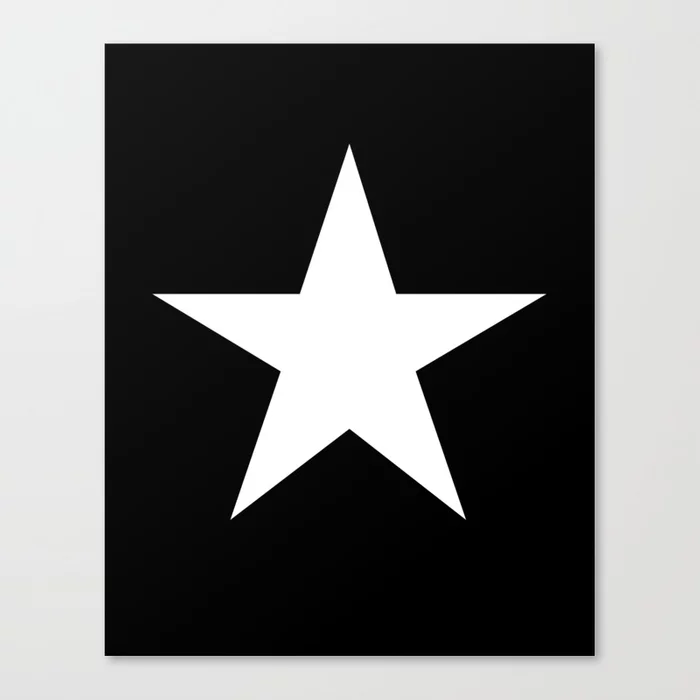
#> input picture ExtraImages/star.jpg, 700 x 700 px, found by its file name
$ python TaskH_-_OpenCVContourCalculations_robert.py   (older library calls are emulated)
#> lines starting #> are read from the running program, lines starting #| are printed output that depends on the picture; after the words box and inside, x2 and y2 are one past the last pixel; in counts of white or black regions, pixels touching at a corner belong together; long printed decimals are rounded
# This is a pseudo code file for Merge Robotics, 2020, Infinite Recharge
# This is task H - > OpenCV "Contour Calculations."  Not sure if it is clear by now,
# but OpenCV can do a lot of things, we need to understand what it offers to complete
# our vision code.  For a given single contour, (meaning it was imaged and masked and
# converted to a coordinate array), you need to be able to use a number of OpenCV functions.
# Please experiment with the following, easiest is to simply draw them back to a blank image
# or on top of original.

# - moments, contour area, contour perimeter, contour approximation, bounding rectangles,
# minimum enclosing circle, fitting elipse, fitting line, etc.

# useful links
# https://docs.opencv.org/3.4.7/dd/d49/tutorial_py_contour_features.html
# https://docs.opencv.org/3.4.7/d1/d32/tutorial_py_contour_properties.html

import numpy as np
import cv2
img = cv2.imread('C:\Bob\FRC\FRC-2020\Vision2020-Curriculum\ExtraImages\star.jpg',0)
#> img: shape (700, 700); min 0, max 255, mean 116.5
ret, thresh = cv2.threshold(img, 127, 255, 0)
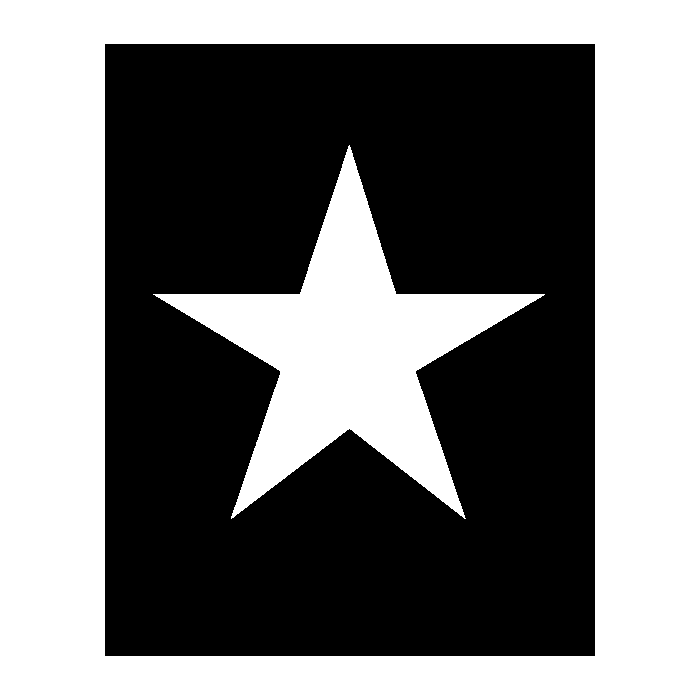
#> thresh: shape (700, 700); 47.9% white; 2 white regions
cv2.imshow('thresh', thresh)
# im2, contours, hierarchy = cv2.findContours(thresh, 1, 2)
contours, hierarchy = cv2.findContours(thresh, 1, 2)
#> contours = 3 contours; box (x1, y1, x2, y2) and area: (0, 0, 700, 700) 488601, (104, 43, 596, 657) 300981, (153, 145, 545, 519) 43862
cnt = contours[0]
#> cnt = contour of 708 points, box (x1, y1, x2, y2) (153, 145, 545, 519), area 43862
M = cv2.moments(cnt)
#> M = moments, m00 43862, centre m10/m00, m01/m00 = (347.9, 351.1)
print(M)
#> (printed output is left out)

cx = int(M['m10']/M['m00'])
#> cx = 347
cy = int(M['m01']/M['m00'])
#> cy = 351
print("cx=", cx, " cy=", cy)
#| cx= 347  cy= 351

area = cv2.contourArea(cnt)
#> area = 43862
print("area=", area)
#| area= 43862.0

perimeter = cv2.arcLength(cnt,True)
#> perimeter = 1595.5
print("perimeter=", perimeter)
#| perimeter= 1595.533

epsilon = 0.1*cv2.arcLength(cnt,True)
#> epsilon = 159.6
approx = cv2.approxPolyDP(cnt,epsilon,True)
#> approx = [[349, 145], [231, 518], [544, 294]]

# hull = cv2.convexHull(points[, hull[, clockwise[, returnPoints]]

hull = cv2.convexHull(cnt)
#> hull = [[544, 294], [465, 518], [231, 518], [153, 294], [349, 145]]

k = cv2.isContourConvex(cnt)
#> k = False

x,y,w,h = cv2.boundingRect(cnt)
#> x = 153; y = 145; w = 392; h = 374
cv2.rectangle(img,(x,y),(x+w,y+h),(255,255,255),2)

cv2.imshow('img after boundingRect', img)

rect = cv2.minAreaRect(cnt)
#> rect = ((358.7, 368.2), (384.7, 367.1), -37.24)
box = cv2.boxPoints(rect)
#> box = [[316.7, 630.7], [94.51, 338.5], [400.8, 105.6], [623, 397.9]]
box = np.int0(box)
#> box = [[316, 630], [94, 338], [400, 105], [622, 397]]
cv2.drawContours(img,[box],0,(255,255,255),2)

cv2.imshow('img after drawCountours', img)

(x,y),radius = cv2.minEnclosingCircle(cnt)
#> x = 348; y = 349.8; radius = 204.9
center = (int(x),int(y))
#> center = (348, 349)
radius = int(radius)
#> radius = 204
cv2.circle(img,center,radius,(255,255,255),2)

cv2.imshow('img after minEnclosingCircle', img)

ellipse = cv2.fitEllipse(cnt)
#> ellipse = ((348.4, 350.4), (308.5, 329.6), 3.53)
cv2.ellipse(img,ellipse,(255,255,255),2)

cv2.imshow('img after ellipse', img)

rows,cols = img.shape[:2]
#> rows = 700; cols = 700
[vx,vy,x,y] = cv2.fitLine(cnt, cv2.DIST_L2,0,0.01,0.01)
#> vx = [0.0276]; vy = [-1]; x = [348.5]; y = [354.7]
lefty = int((-x*vy/vx) + y)
#> lefty = 12955
righty = int(((cols-x)*vy/vx)+y)
#> righty = -12357
cv2.line(img,(cols-1,righty),(0,lefty),(255,255,255),2)
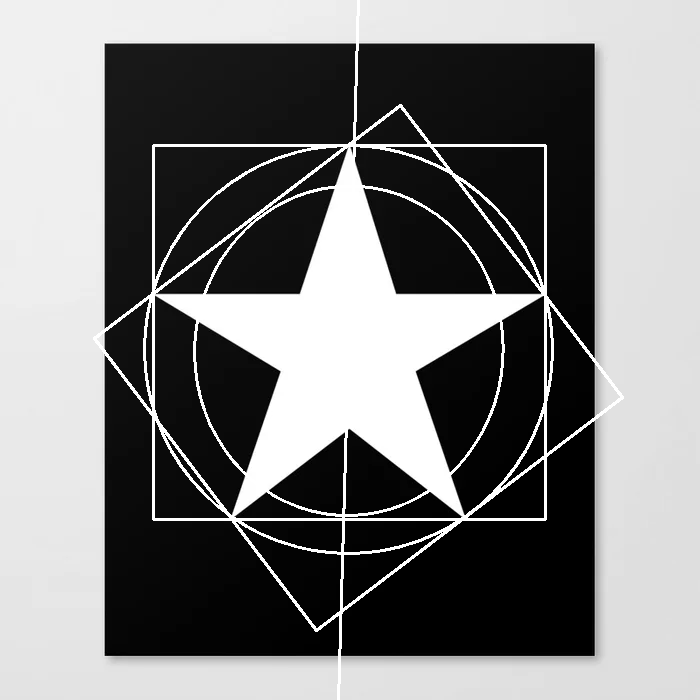
#> img: shape (700, 700); min 0, max 255, mean 124.5

cv2.imshow('img after line', img)

# wait for user input to close
cv2.waitKey(0)

# cleanup and exit
cv2.destroyAllWindows()
